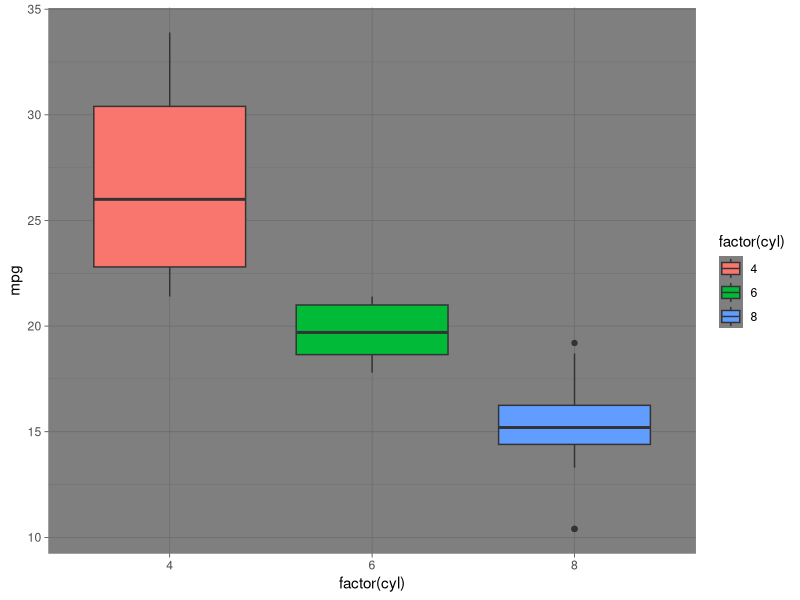

Write R code to recreate this figure.
library(ggplot2)
df <- mtcars
head(mtcars)

##########################################################################

pl <- ggplot(df, aes(x= factor (cyl), y=mpg))

#print(pl + geom_boxplot()) # Esto es un erros, el cual nos falta poner un grupo 

# print(pl + geom_boxplot() + coord_flip()) # coord_flip : hace los boxplots en vertical (cambio de orientación) 


# print(pl + geom_boxplot(aes(fill = factor(cyl)))) # Coloración para cada boxplot para cyl 


print(pl + geom_boxplot(aes(fill = factor(cyl))) + theme_dark()) #Hace que el fondo sea negro 



